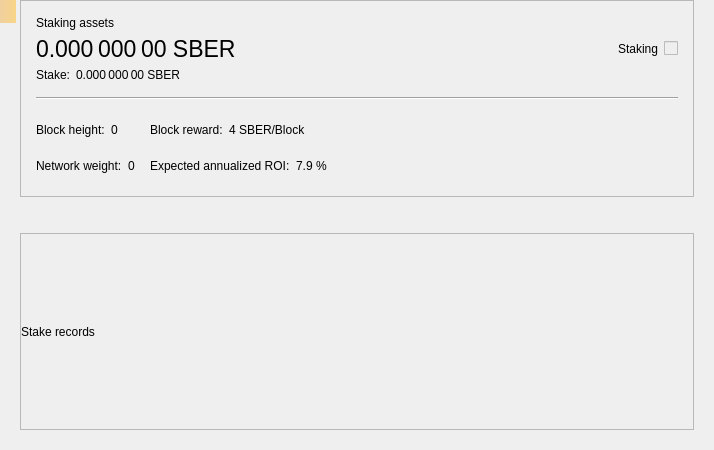
<?xml version="1.0" encoding="UTF-8"?>
<ui version="4.0">
 <class>StakePage</class>
 <widget class="QWidget" name="StakePage">
  <property name="geometry">
   <rect>
    <x>0</x>
    <y>0</y>
    <width>714</width>
    <height>450</height>
   </rect>
  </property>
  <property name="windowTitle">
   <string>Form</string>
  </property>
  <layout class="QVBoxLayout" name="verticalLayout_3">
   <property name="leftMargin">
    <number>20</number>
   </property>
   <property name="topMargin">
    <number>0</number>
   </property>
   <property name="rightMargin">
    <number>20</number>
   </property>
   <property name="bottomMargin">
    <number>20</number>
   </property>
   <item>
    <widget class="QFrame" name="frameStakeInfo">
     <property name="frameShape">
      <enum>QFrame::StyledPanel</enum>
     </property>
     <property name="frameShadow">
      <enum>QFrame::Raised</enum>
     </property>
     <layout class="QVBoxLayout" name="verticalLayout">
      <property name="spacing">
       <number>15</number>
      </property>
      <property name="leftMargin">
       <number>15</number>
      </property>
      <property name="topMargin">
       <number>15</number>
      </property>
      <property name="rightMargin">
       <number>15</number>
      </property>
      <property name="bottomMargin">
       <number>15</number>
      </property>
      <item>
       <layout class="QGridLayout" name="gridLayout_2">
        <property name="spacing">
         <number>6</number>
        </property>
        <item row="1" column="0">
         <widget class="QLabel" name="labelAssets">
          <property name="font">
           <font>
            <pointsize>17</pointsize>
           </font>
          </property>
          <property name="cursor">
           <cursorShape>IBeamCursor</cursorShape>
          </property>
          <property name="toolTip">
           <string>Your current spendable balance</string>
          </property>
          <property name="text">
           <string notr="true">0.000 000 00 SBER</string>
          </property>
          <property name="alignment">
           <set>Qt::AlignLeading|Qt::AlignLeft|Qt::AlignVCenter</set>
          </property>
          <property name="textInteractionFlags">
           <set>Qt::LinksAccessibleByMouse|Qt::TextSelectableByMouse</set>
          </property>
         </widget>
        </item>
        <item row="0" column="0">
         <widget class="QLabel" name="labelAssetsText">
          <property name="text">
           <string>Staking assets</string>
          </property>
          <property name="alignment">
           <set>Qt::AlignLeading|Qt::AlignLeft|Qt::AlignVCenter</set>
          </property>
         </widget>
        </item>
        <item row="1" column="2">
         <spacer name="horizontalSpacer_2">
          <property name="orientation">
           <enum>Qt::Horizontal</enum>
          </property>
          <property name="sizeHint" stdset="0">
           <size>
            <width>40</width>
            <height>20</height>
           </size>
          </property>
         </spacer>
        </item>
        <item row="4" column="0">
         <layout class="QHBoxLayout" name="horizontalLayout_5">
          <property name="spacing">
           <number>6</number>
          </property>
          <item>
           <widget class="QLabel" name="labelStakeText">
            <property name="sizePolicy">
             <sizepolicy hsizetype="Maximum" vsizetype="Preferred">
              <horstretch>0</horstretch>
              <verstretch>0</verstretch>
             </sizepolicy>
            </property>
            <property name="text">
             <string>Stake:</string>
            </property>
            <property name="alignment">
             <set>Qt::AlignLeading|Qt::AlignLeft|Qt::AlignVCenter</set>
            </property>
           </widget>
          </item>
          <item>
           <widget class="QLabel" name="labelStake">
            <property name="text">
             <string>0.000 000 00 SBER</string>
            </property>
            <property name="alignment">
             <set>Qt::AlignLeading|Qt::AlignLeft|Qt::AlignVCenter</set>
            </property>
            <property name="textInteractionFlags">
             <set>Qt::LinksAccessibleByMouse|Qt::TextSelectableByMouse</set>
            </property>
           </widget>
          </item>
          <item>
           <spacer name="horizontalSpacer_3">
            <property name="orientation">
             <enum>Qt::Horizontal</enum>
            </property>
            <property name="sizeType">
             <enum>QSizePolicy::Minimum</enum>
            </property>
            <property name="sizeHint" stdset="0">
             <size>
              <width>0</width>
              <height>0</height>
             </size>
            </property>
           </spacer>
          </item>
         </layout>
        </item>
        <item row="1" column="4">
         <widget class="QLabel" name="labelStaking">
          <property name="text">
           <string>Staking</string>
          </property>
         </widget>
        </item>
        <item row="1" column="5">
         <widget class="QSwitchControl" name="checkStake">
          <property name="enabled">
           <bool>false</bool>
          </property>
         </widget>
        </item>
       </layout>
      </item>
      <item>
       <widget class="Line" name="hLine">
        <property name="orientation">
         <enum>Qt::Horizontal</enum>
        </property>
       </widget>
      </item>
      <item>
       <layout class="QGridLayout" name="gridLayout">
        <property name="verticalSpacing">
         <number>6</number>
        </property>
        <item row="0" column="0">
         <layout class="QHBoxLayout" name="horizontalLayout">
          <property name="spacing">
           <number>6</number>
          </property>
          <item>
           <widget class="QLabel" name="labelHeightText">
            <property name="sizePolicy">
             <sizepolicy hsizetype="Maximum" vsizetype="Preferred">
              <horstretch>0</horstretch>
              <verstretch>0</verstretch>
             </sizepolicy>
            </property>
            <property name="text">
             <string>Block height:</string>
            </property>
            <property name="alignment">
             <set>Qt::AlignLeading|Qt::AlignLeft|Qt::AlignVCenter</set>
            </property>
           </widget>
          </item>
          <item>
           <widget class="QLabel" name="labelHeight">
            <property name="text">
             <string>0</string>
            </property>
            <property name="alignment">
             <set>Qt::AlignLeading|Qt::AlignLeft|Qt::AlignVCenter</set>
            </property>
            <property name="textInteractionFlags">
             <set>Qt::LinksAccessibleByMouse|Qt::TextSelectableByMouse</set>
            </property>
           </widget>
          </item>
          <item>
           <spacer name="horizontalSpacer_4">
            <property name="orientation">
             <enum>Qt::Horizontal</enum>
            </property>
            <property name="sizeType">
             <enum>QSizePolicy::Minimum</enum>
            </property>
            <property name="sizeHint" stdset="0">
             <size>
              <width>0</width>
              <height>0</height>
             </size>
            </property>
           </spacer>
          </item>
         </layout>
        </item>
        <item row="0" column="1">
         <layout class="QHBoxLayout" name="horizontalLayout_3">
          <property name="spacing">
           <number>6</number>
          </property>
          <item>
           <widget class="QLabel" name="labelRewardText">
            <property name="sizePolicy">
             <sizepolicy hsizetype="Maximum" vsizetype="Preferred">
              <horstretch>0</horstretch>
              <verstretch>0</verstretch>
             </sizepolicy>
            </property>
            <property name="text">
             <string>Block reward:</string>
            </property>
            <property name="alignment">
             <set>Qt::AlignLeading|Qt::AlignLeft|Qt::AlignVCenter</set>
            </property>
           </widget>
          </item>
          <item>
           <widget class="QLabel" name="labelReward">
            <property name="text">
             <string>4 SBER/Block</string>
            </property>
            <property name="alignment">
             <set>Qt::AlignLeading|Qt::AlignLeft|Qt::AlignVCenter</set>
            </property>
            <property name="textInteractionFlags">
             <set>Qt::LinksAccessibleByMouse|Qt::TextSelectableByMouse</set>
            </property>
           </widget>
          </item>
          <item>
           <spacer name="horizontalSpacer_6">
            <property name="orientation">
             <enum>Qt::Horizontal</enum>
            </property>
            <property name="sizeType">
             <enum>QSizePolicy::Minimum</enum>
            </property>
            <property name="sizeHint" stdset="0">
             <size>
              <width>0</width>
              <height>0</height>
             </size>
            </property>
           </spacer>
          </item>
         </layout>
        </item>
        <item row="0" column="2" rowspan="2">
         <spacer name="horizontalSpacer">
          <property name="orientation">
           <enum>Qt::Horizontal</enum>
          </property>
          <property name="sizeHint" stdset="0">
           <size>
            <width>40</width>
            <height>20</height>
           </size>
          </property>
         </spacer>
        </item>
        <item row="1" column="0">
         <layout class="QHBoxLayout" name="horizontalLayout_2">
          <property name="spacing">
           <number>6</number>
          </property>
          <item>
           <widget class="QLabel" name="labelWeightText">
            <property name="sizePolicy">
             <sizepolicy hsizetype="Maximum" vsizetype="Preferred">
              <horstretch>0</horstretch>
              <verstretch>0</verstretch>
             </sizepolicy>
            </property>
            <property name="text">
             <string>Network weight:</string>
            </property>
            <property name="alignment">
             <set>Qt::AlignLeading|Qt::AlignLeft|Qt::AlignVCenter</set>
            </property>
           </widget>
          </item>
          <item>
           <widget class="QLabel" name="labelWeight">
            <property name="text">
             <string>0</string>
            </property>
            <property name="alignment">
             <set>Qt::AlignLeading|Qt::AlignLeft|Qt::AlignVCenter</set>
            </property>
            <property name="textInteractionFlags">
             <set>Qt::LinksAccessibleByMouse|Qt::TextSelectableByMouse</set>
            </property>
           </widget>
          </item>
          <item>
           <spacer name="horizontalSpacer_5">
            <property name="orientation">
             <enum>Qt::Horizontal</enum>
            </property>
            <property name="sizeType">
             <enum>QSizePolicy::Minimum</enum>
            </property>
            <property name="sizeHint" stdset="0">
             <size>
              <width>0</width>
              <height>0</height>
             </size>
            </property>
           </spacer>
          </item>
         </layout>
        </item>
        <item row="1" column="1">
         <layout class="QHBoxLayout" name="horizontalLayout_4">
          <property name="spacing">
           <number>6</number>
          </property>
          <item>
           <widget class="QLabel" name="labelROIText">
            <property name="sizePolicy">
             <sizepolicy hsizetype="Maximum" vsizetype="Preferred">
              <horstretch>0</horstretch>
              <verstretch>0</verstretch>
             </sizepolicy>
            </property>
            <property name="text">
             <string>Expected annualized ROI:</string>
            </property>
            <property name="alignment">
             <set>Qt::AlignLeading|Qt::AlignLeft|Qt::AlignVCenter</set>
            </property>
           </widget>
          </item>
          <item>
           <widget class="QLabel" name="labelROI">
            <property name="text">
             <string>7.9 %</string>
            </property>
            <property name="alignment">
             <set>Qt::AlignLeading|Qt::AlignLeft|Qt::AlignVCenter</set>
            </property>
            <property name="textInteractionFlags">
             <set>Qt::LinksAccessibleByMouse|Qt::TextSelectableByMouse</set>
            </property>
           </widget>
          </item>
          <item>
           <spacer name="horizontalSpacer_7">
            <property name="orientation">
             <enum>Qt::Horizontal</enum>
            </property>
            <property name="sizeType">
             <enum>QSizePolicy::Minimum</enum>
            </property>
            <property name="sizeHint" stdset="0">
             <size>
              <width>0</width>
              <height>0</height>
             </size>
            </property>
           </spacer>
          </item>
         </layout>
        </item>
       </layout>
      </item>
     </layout>
    </widget>
   </item>
   <item>
    <spacer name="verticalSpacer">
     <property name="orientation">
      <enum>Qt::Vertical</enum>
     </property>
     <property name="sizeType">
      <enum>QSizePolicy::Fixed</enum>
     </property>
     <property name="sizeHint" stdset="0">
      <size>
       <width>20</width>
       <height>30</height>
      </size>
     </property>
    </spacer>
   </item>
   <item>
    <widget class="QFrame" name="frameStakeRecords">
     <property name="frameShape">
      <enum>QFrame::StyledPanel</enum>
     </property>
     <property name="frameShadow">
      <enum>QFrame::Raised</enum>
     </property>
     <layout class="QVBoxLayout" name="verticalLayout_2">
      <property name="leftMargin">
       <number>0</number>
      </property>
      <property name="topMargin">
       <number>0</number>
      </property>
      <property name="rightMargin">
       <number>0</number>
      </property>
      <property name="bottomMargin">
       <number>0</number>
      </property>
      <item>
       <widget class="QLabel" name="labelRecordsText">
        <property name="text">
         <string>Stake records</string>
        </property>
       </widget>
      </item>
     </layout>
    </widget>
   </item>
  </layout>
  <widget class="QLabel" name="labelAlerts">
   <property name="geometry">
    <rect>
     <x>0</x>
     <y>0</y>
     <width>16</width>
     <height>23</height>
    </rect>
   </property>
   <property name="visible">
    <bool>false</bool>
   </property>
   <property name="styleSheet">
    <string notr="true">QLabel { background-color: qlineargradient(x1: 0, y1: 0, x2: 1, y2: 0, stop:0 #F0D0A0, stop:1 #F8D488); color:#000000; }</string>
   </property>
   <property name="wordWrap">
    <bool>true</bool>
   </property>
   <property name="margin">
    <number>3</number>
   </property>
   <property name="textInteractionFlags">
    <set>Qt::TextSelectableByMouse</set>
   </property>
  </widget>
 </widget>
 <customwidgets>
  <customwidget>
   <class>QSwitchControl</class>
   <extends>QCheckBox</extends>
   <header>qt/qswitchcontrol.h</header>
  </customwidget>
 </customwidgets>
 <resources/>
 <connections/>
</ui>
